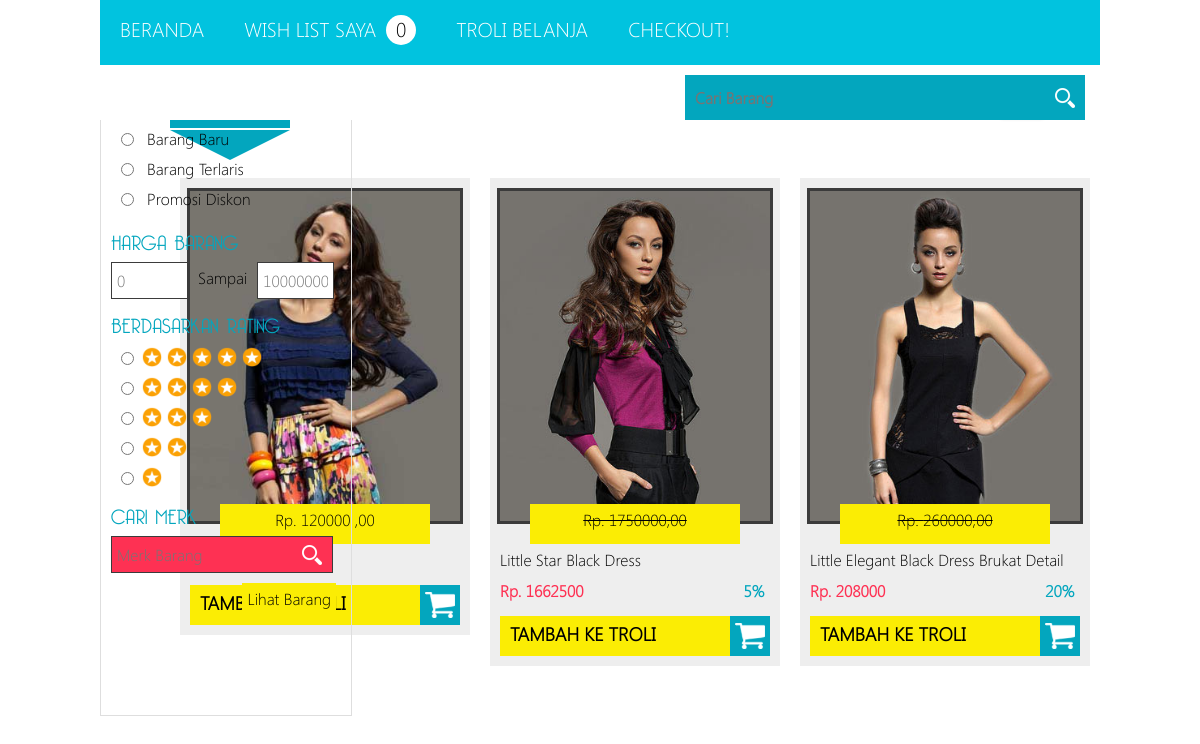
/_pages/_notLogin/featured-goods.php, run on the app's committed database.
### tables this page shows
CREATE TABLE IF NOT EXISTS `product` (
  `id` varchar(20) NOT NULL,
  `id_category` int(10) DEFAULT NULL,
  `id_brand` int(10) DEFAULT NULL,
  `id_supplier` int(10) DEFAULT NULL,
  `tanggal` timestamp NULL DEFAULT CURRENT_TIMESTAMP,
  PRIMARY KEY (`id`)
);

CREATE TABLE IF NOT EXISTS `product_image` (
  `id` int(10) NOT NULL AUTO_INCREMENT,
  `id_product` varchar(20) DEFAULT NULL,
  `image` varchar(100) DEFAULT NULL,
  PRIMARY KEY (`id`)
);

CREATE TABLE IF NOT EXISTS `product_detail` (
  `id` int(10) NOT NULL AUTO_INCREMENT,
  `id_product` varchar(20) DEFAULT NULL,
  `name` varchar(100) DEFAULT NULL,
  `price` int(10) DEFAULT NULL,
  `description` text,
  `rating` float DEFAULT NULL,
  `rater` int(10) DEFAULT NULL,
  `stock` int(10) DEFAULT NULL,
  PRIMARY KEY (`id`)
);

CREATE TABLE IF NOT EXISTS `product_discount` (
  `id` int(10) NOT NULL AUTO_INCREMENT,
  `id_product` varchar(20) DEFAULT NULL,
  `discount` int(10) DEFAULT '0',
  PRIMARY KEY (`id`)
);

### _pages/_notLogin/featured-goods.php (the view, shortened to what this page needs)
<!DOCTYPE html>
<html>
	<head>
		<link rel="stylesheet" type="text/css" href="../_plugin/_css/style_main.css">
	</head>
	<body>
		<div class='c-main-wrapper' align='center'>
			<?php
				include "header-3.php";
			?>
			<div class='c-wrapper-12'>
				<div id='left-sec-12-25' class='c-fixed' style='padding-left:10px; width:240px;'>
					<form method='post' action=''>
						<p class='c-tt-u c-font-bell c-font-15 c-text-a-left c-color-dark-blue' style='margin-top:-15px;'>LIhat Barang</p>
						<div id='view-brg-nav'>
							<input type='radio' name='lih-brg' value='kategori'><p>Per Kategori</p>
						</div>
						<div id='view-brg-nav'>
							<input type='radio' name='lih-brg' value='featured'><p>Barang Baru</p>
						</div>
						<div id='view-brg-nav'>
							<input type='radio' name='lih-brg' value='best'><p>Barang Terlaris</p>
						</div>
						<div id='view-brg-nav'>
							<input type='radio' name='lih-brg' value='diskon'><p>Promosi Diskon</p>
						</div>
						<p class='c-tt-u c-font-bell c-font-15 c-text-a-left c-color-dark-blue'>Harga Barang</p>
						<input type='text' name='start-price' placeholder='0' class='price-nav'>
						<p class='c-f-left' style='margin:5px 10px 0px 10px'>Sampai</p>
						<input type='text' name='end-price' placeholder='10000000' class='price-nav'>
						<p class='c-tt-u c-font-bell c-font-15 c-text-a-left c-color-dark-blue'>Berdasarkan Rating</p>
						<div id='view-brg-nav'>
							<input type='radio' name='rating' value='5'>
							<img src="../_img/star3.png" class='c-f-left' style='margin:2px 0px 0px 5px'>
							<img src="../_img/star3.png" class='c-f-left' style='margin:2px 0px 0px 5px'>
							<img src="../_img/star3.png" class='c-f-left' style='margin:2px 0px 0px 5px'>
							<img src="../_img/star3.png" class='c-f-left' style='margin:2px 0px 0px 5px'>
							<img src="../_img/star3.png" class='c-f-left' style='margin:2px 0px 0px 5px'>
						</div>
						<div id='view-brg-nav'>
							<input type='radio' name='rating' value='4'>
							<img src="../_img/star3.png" class='c-f-left' style='margin:2px 0px 0px 5px'>
							<img src="../_img/star3.png" class='c-f-left' style='margin:2px 0px 0px 5px'>
							<img src="../_img/star3.png" class='c-f-left' style='margin:2px 0px 0px 5px'>
							<img src="../_img/star3.png" class='c-f-left' style='margin:2px 0px 0px 5px'>
						</div>
						<div id='view-brg-nav'>
							<input type='radio' name='rating' value='3'>
							<img src="../_img/star3.png" class='c-f-left' style='margin:2px 0px 0px 5px'>
							<img src="../_img/star3.png" class='c-f-left' style='margin:2px 0px 0px 5px'>
							<img src="../_img/star3.png" class='c-f-left' style='margin:2px 0px 0px 5px'>
						</div>
						<div id='view-brg-nav'>
							<input type='radio' name='rating' value='2'>
							<img src="../_img/star3.png" class='c-f-left' style='margin:2px 0px 0px 5px'>
							<img src="../_img/star3.png" class='c-f-left' style='margin:2px 0px 0px 5px'>
						</div>
						<div id='view-brg-nav'>
							<input type='radio' name='rating' value='1'>
							<img src="../_img/star3.png" class='c-f-left' style='margin:2px 0px 0px 5px'>
						</div>
						<p class='c-tt-u c-font-bell c-font-15 c-text-a-left c-color-dark-blue' style='margin-top:-5px;'>Cari Merk</p>
						<input type='text' name='start-price' placeholder='Merk Barang' class='price-nav' style='width:210px;background: #fe3153 url(../_img/search.png) right center no-repeat;background-position: 0px 5px 0px 0px;color:#fff'>
						<input type='submit' value='Lihat Barang'>
					</form>
				</div>
				<div id='right-sec-12-93'>
					<div id='title-1' class='c-back-dark-blue'>
						<p class='c-color-light'>Featured</p>
					</div>
					<div id='title-triangle-1-db'></div>
					<div id='cont-view'>
						<div class='c-b-a-light-grey c-shadow-1'>
						</div>
						<div>
						</div>
					</div>
					<div id='ads-container-2' style='margin-top:10px;'>
						<ul>
							<?php
								$que_new =  mysql_query("SELECT
														p.id AS id,
														pd.name AS nama,
														pd.price AS harga,
														pd.description AS desk,
														pd.stock AS stok,
														pi.image AS imgnya,
														pd.rating AS rating,
														pd.rater AS rater,
														kon.discount AS diskon,
														pf.status AS status_f
													FROM
														product p,
														product_detail pd,
														product_image PI,
														product_discount kon,
														product_featured pf
													WHERE
														p.id=pd.id_product
														AND p.id=pi.id_product
														AND pi.id_product = p.id
														AND kon.id_product = p.id
														AND pf.id_product=p.id
														AND pf.status='ya'
													ORDER BY p.tanggal DESC");
								while ($data_new = mysql_fetch_array($que_new)) {
									$harganya = floatval($data_new['harga']);
									$diskonnya = floatval($data_new['diskon']);
									$harga_disk = $harganya*($diskonnya /100);
									$harga_fix = $harganya - $harga_disk;
									if ($data_new['diskon']=="0") {
										echo "
											<li>
												<a href='pages.php?pages=detail-barang&id-barang=$data_new[id]'>
													<div id='img-news' style='background: #fff url(../_img/_barang/$data_new[imgnya]) top center no-repeat;background-size:cover;'></div>
													<div id='price-list-1' class='c-back-yellow'><p>Rp. $data_new[harga] ,00</p></div>
													<div id='goods-name-1'><p>$data_new[nama]</p><div class='c-clean'></div></div>
												</a>
												<div id='add-chart-1' class='c-back-yellow'>
													<a href=''>
														<p class='c-hover-back-db'>Tambah ke Troli</p>
														<div class='c-icon-40x40 c-back-dark-blue c-f-right'>
															<img src='../_img/chart-small.png'>
														</div>
													</a>
												</div>
												<div class='c-clean'></div>
											</li>
										";
									}
									else{
										echo "
											<li>
												<a href='pages.php?pages=detail-barang&id-barang=$data_new[id]'>
													<div id='img-news' style='background: #fff url(../_img/_barang/$data_new[imgnya]) top center no-repeat;background-size:cover;'></div>
													<div id='price-list-1' class='c-back-yellow'><p class='c-td-l-t'>Rp. $data_new[harga],00</p></div>
													<div id='goods-name-1'><p>$data_new[nama]</p><div class='c-clean'></div></div>
													<div id='goods-name-1'><span class='c-color-pink c-bold'>Rp. ".$harga_fix."</span><span class='c-color-dark-blue c-bold' style='margin-left:160px;'>$data_new[diskon]%</span><div class='c-clean'></div>
													</div>
												</a>
												<div id='add-chart-1' class='c-back-yellow'>
													<a href=''>
														<p class='c-hover-back-db'>Tambah ke Troli</p>
														<div class='c-icon-40x40 c-back-dark-blue c-f-right'>
															<img src='../_img/chart-small.png'>
														</div>
													</a>
												</div>
												<div class='c-clean'></div>
											</li>
										";
									}
								}
							?>
						</ul>
					</div>
				</div>
			</div>
		</div>
	</body>
</html>

### _pages/header-3.php (shortened to what this page needs)
<?php
	$jumlah_wish = mysql_query("SELECT COUNT(w.id) as banyak FROM wishlist w,user u WHERE w.id_user=u.id AND u.id='$_COOKIE[uid]'");
	$data = mysql_fetch_array($jumlah_wish);
?>
<div class='c-main-wrapper c-back-light' style='position:fixed;z-index:1000' align='center'>
	<div class='c-wrapper-12' id='header-3' style=''>
		<ul>
			<a href='pages.php?pages=home'><li>Beranda</li></a>
			<a href='pages.php?pages=wish-list'><li>Wish List Saya <div><?php echo $data['banyak']?></div></li></a>
			<a href='#troli'><li>Troli Belanja</li></a>
			<a href='pages.php?pages=checkout'><li>Checkout!</li></a>
		</ul>
		<div id='search-sec'>
			<form method='post' action='../_plugin/_config/proses.php?p=main-search'>
				<input type='text' name='main-search' placeholder='Cari Barang'>
			</form>
		</div>
	</div>
</div>

### data on the page
product: product_image.image (picture), product_detail.price "120000"
product: product_image.image (picture), product_detail.price "1750000", product_detail.name "Little Star Black Dress", product_detail.price "1662500", product_discount.discount "5"
product: product_image.image (picture), product_detail.price "260000", product_detail.name "Little Elegant Black Dress Brukat Detail", product_detail.price "208000", product_discount.discount "20"

### other printed values
$data['banyak'] "0"
